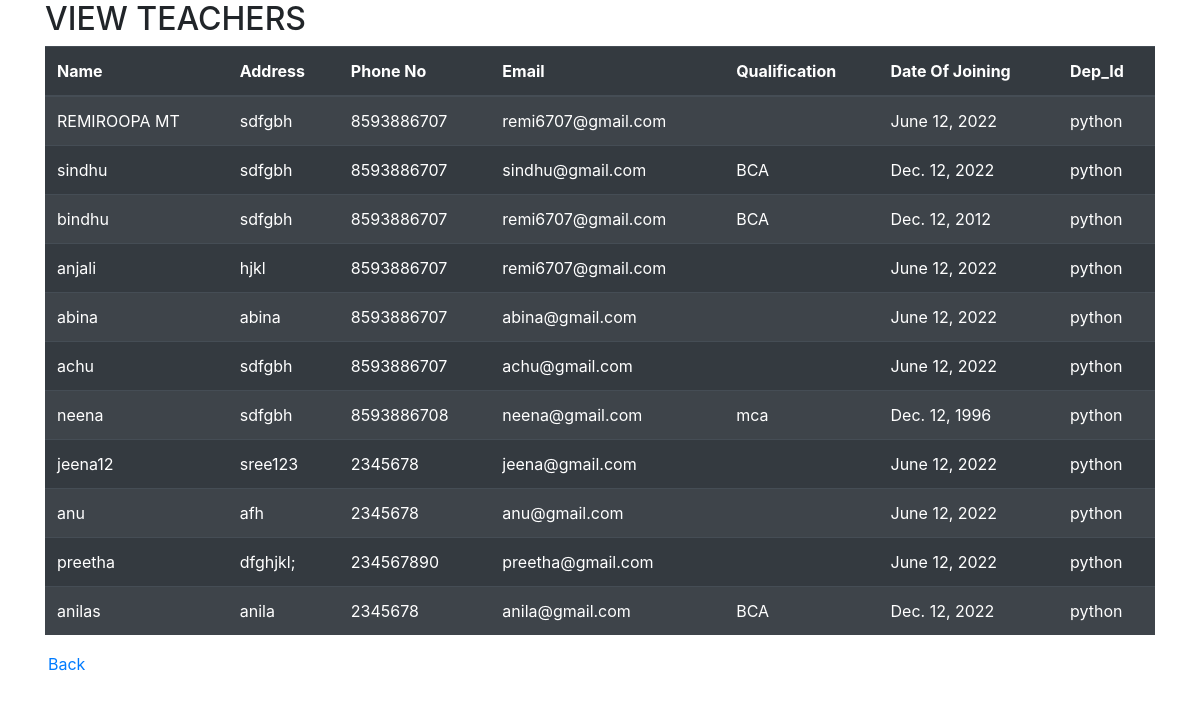
The page /viewdpbyte/ (signed in) on the database its author committed.
### myapp/models.py (models this page shows)
class User(AbstractUser):
    name=models.CharField(max_length=100,verbose_name="Name")
    address=models.CharField(max_length=100,verbose_name="Address")
    phoneno=models.IntegerField(verbose_name="Phone")
    email=models.EmailField(verbose_name="Email")
    age=models.IntegerField(verbose_name="age")
    qualification=models.CharField(max_length=100,verbose_name="Qualification")
    djoin=models.DateField(verbose_name="Joining Date")
    dep_id = models.ForeignKey(Department, on_delete = models.CASCADE)
    status=models.IntegerField(verbose_name="Status", default='0')
    class Meta:
        db_table = "Usertable"

class Department(models.Model):
    dep_id= models.AutoField(primary_key=True,verbose_name="Depid")
    department=models.CharField(max_length=100,verbose_name="Department")
    def __str__(self):
        return self.department
    class Meta:
        db_table = "Department"

### myapp/views.py (the view)
# urls.py: path('viewdpbyte/',views.viewdpbyte,name="viewdpbyte"),
def viewdpbyte(request):
    students=User.objects.get(id=request.user.id)
    dep_id=students.dep_id
    teacher=User.objects.filter(dep_id=dep_id)
    return render(request,"viewdpbyte.html",{'tview':teacher})

### myapp/templates/viewdpbyte.html (shortened to what this page needs)
<!DOCTYPE html>
<html lang="en">
<head>
  <link rel="stylesheet" href="https://cdn.jsdelivr.net/npm/bootstrap@4.6.1/dist/css/bootstrap.min.css">
</head>
<body>
<div class="container">
  <h2>VIEW TEACHERS</h2>
 <table class="table table-dark table-striped">
        <thead class="thead-dark">
        <tr>
            <th>Name</th>
            <th>Address</th>
            <th>Phone No</th>
            <th>Email</th>
            <th>Qualification</th>
            <th>Date Of Joining</th>
            <th>Dep_Id</th>
        </tr>
        </thead>
        <tbody>
    {% for i in tview %}
        <tr>
            <td>{{ i.name }}</td>
            <td>{{ i.address }}</td>
            <td>{{ i.phoneno }}</td>
            <td>{{ i.email }}</td>
            <td>{{ i.qualification }}</td>
            <td>{{ i.djoin }}</td>
            <td>{{ i.dep_id }}</td>
        </tr>
    {% endfor %}
        </tbody>
    </table>
    <table><tr><td><td>
        <a href="{% url 'adminhome1' %}">Back</a>
      </td>
      </tr>
      </table>
     </body>
</html>

### rows shown on the page
User: name "REMIROOPA MT", address "sdfgbh", phoneno "8593886707", email "remi6707@gmail.com", djoin "June 12, 2022", dep_id "python"
User: name "sindhu", address "sdfgbh", phoneno "8593886707", email "sindhu@gmail.com", qualification "BCA", djoin "Dec. 12, 2022", dep_id "python"
User: name "bindhu", address "sdfgbh", phoneno "8593886707", email "remi6707@gmail.com", qualification "BCA", djoin "Dec. 12, 2012", dep_id "python"
User: name "anjali", address "hjkl", phoneno "8593886707", email "remi6707@gmail.com", djoin "June 12, 2022", dep_id "python"
User: name "abina", address "abina", phoneno "8593886707", email "abina@gmail.com", djoin "June 12, 2022", dep_id "python"
User: name "achu", address "sdfgbh", phoneno "8593886707", email "achu@gmail.com", djoin "June 12, 2022", dep_id "python"
User: name "neena", address "sdfgbh", phoneno "8593886708", email "neena@gmail.com", qualification "mca", djoin "Dec. 12, 1996", dep_id "python"
User: name "jeena12", address "sree123", phoneno "2345678", email "jeena@gmail.com", djoin "June 12, 2022", dep_id "python"
User: name "anu", address "afh", phoneno "2345678", email "anu@gmail.com", djoin "June 12, 2022", dep_id "python"
User: name "preetha", address "dfghjkl;", phoneno "234567890", email "preetha@gmail.com", djoin "June 12, 2022", dep_id "python"
User: name "anilas", address "anila", phoneno "2345678", email "anila@gmail.com", qualification "BCA", djoin "Dec. 12, 2022", dep_id "python"
